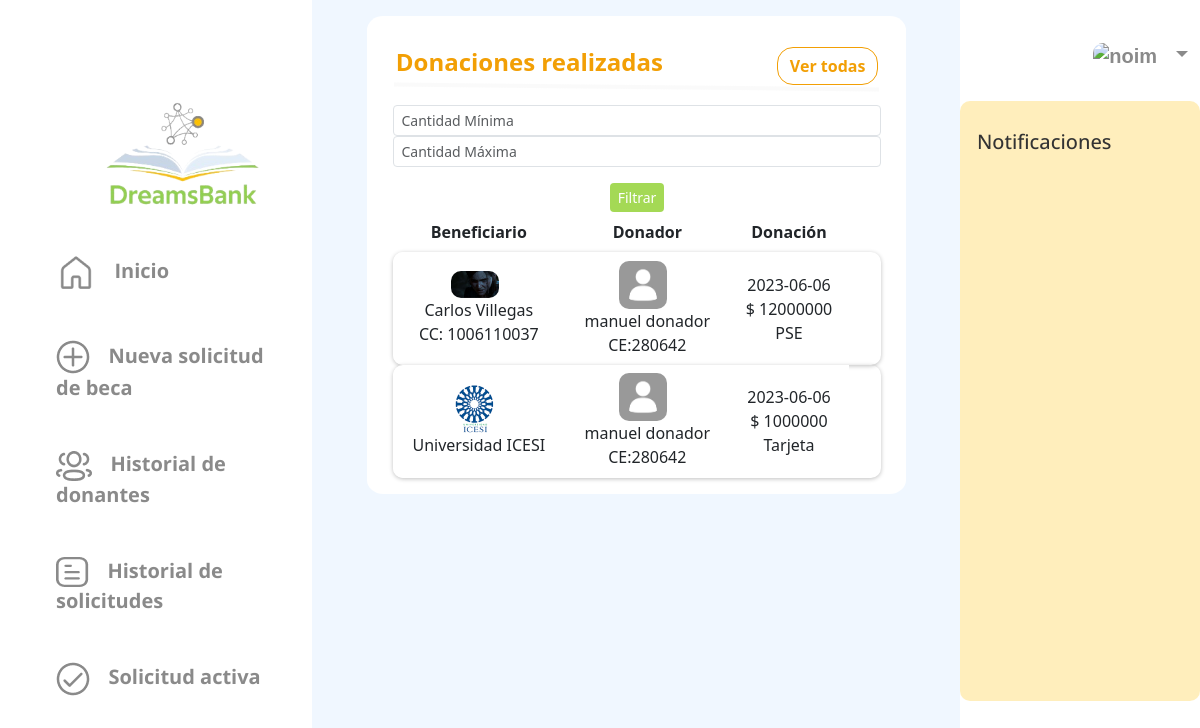
The page /scholarships/donations/ on the database its author committed.
### scholarships/models.py (models this page shows, shortened)
class Transaction(models.Model):
    date_transaction = models.DateTimeField(auto_now_add=True)
    amount = models.IntegerField()
    payment = models.CharField(max_length=120)
    optionspay = (('PSE','PSE'),
                              ('Cards','Card'),
                                   ('PayPal','PayPal'))
    type_pay = models.CharField(max_length=200,choices=optionspay,null=False)
    donor_user = models.ForeignKey(User, on_delete=models.CASCADE,null=True, blank=True, related_name="donator")
    scolarship_donation = models.ForeignKey(Scholarship, on_delete=models.CASCADE, null=True, blank=True, related_name='donations')
    institution_donation = models.ForeignKey(Institution, on_delete=models.CASCADE, null=True, blank=True, related_name='donations')

class Scholarship(models.Model):
    stratum = models.CharField(max_length=2,null=False)
    photocopy_id = models.FileField(upload_to="files/",null=False, blank=False)
    motivational_letter = models.TextField(max_length=2000,null=False)
    certificate = models.FileField(upload_to="files/",null=False, blank=False)
    value_period = models.IntegerField(null=False)
    icfes_score = models.IntegerField(null=False)
    period_current = models.IntegerField(null=False)
    program_adm = models.CharField(max_length=40,null=False)
    optionsapplication = (('NI','Nuevo Ingreso'),
              ('A','Antiguo'))
    application_type = models.CharField(max_length=40,choices=optionsapplication,null=False)
    optionsstate = (('P','Pendiente'),
                     ('A','Aceptada'),
                     ('R','Rechazada'))
    state = models.CharField(max_length=30,choices=optionsstate,null=False)
    total_periods = models.IntegerField(null=False)
    optionsactive = (('AC','Activo'),
                     ('IN','Inactivo'))
    active = models.CharField(max_length=20,choices=optionsactive,default='Activo',null=False)
    date_application = models.DateTimeField(auto_now_add=True)
    id_user = models.ForeignKey(Beneficiary,null=False,blank=False,on_delete=models.CASCADE)
    institution = models.ForeignKey(Institution,null=False,blank=False, on_delete=models.CASCADE)

### users/models.py (models this page shows, shortened)
class User(AbstractBaseUser, PermissionsMixin):
    username=None
    BENEFICIARY=1
    NATURALDONOR=2
    LEGALDONOR=3
    INSTITUTION=4
    ADMIN=5
    ROLE_CHOICE=(
          (BENEFICIARY, 'Beneficiario'),
          (NATURALDONOR,'Donante natural'),
          (LEGALDONOR,'Donante juridico'),
          (INSTITUTION,'Institución'),
          (ADMIN,'Admin'),
    )
    TI=1
    CC=2
    CE=3
    NIT=4
    IDTYPE_CHOICE= ((TI,'Tarjeta de Identidad'),
                (CC,'Cédula de Ciudadanía'),
                ( CE,'Cédula extranjera'),
                (NIT,'NIT'))
    email = models.EmailField(_("email address"), unique=True)
    name=models.CharField(max_length=100,null=False)
    profilePicture= models.ImageField(upload_to="users",null=True, blank=True)
    idType = models.PositiveSmallIntegerField(choices=IDTYPE_CHOICE,null=False)
    numID = models.CharField(max_length=10,null=False)
    role=models.PositiveSmallIntegerField(choices=ROLE_CHOICE,null=False)
    date_joined = models.DateTimeField(auto_now_add=True)
    last_login= models.DateTimeField(auto_now_add=True)
    created_date = models.DateTimeField(auto_now_add=True)
    modified_date = models.DateTimeField(auto_now_add=True)
    contact = models.CharField(max_length=15)
    notifications = models.ManyToManyField(Notification)
    is_staff = models.BooleanField(default=False)
    is_active = models.BooleanField(default=True)
    is_admin = models.BooleanField(default=False)
    is_superadmin = models.BooleanField(default=False)
    is_superuser = models.BooleanField(default=False)
    date_joined = models.DateTimeField(default=timezone.now)
    USERNAME_FIELD = "email"
    REQUIRED_FIELDS = ['name', 'idType', 'numID', 'role']
    objects = UserManager()

### scholarships/views.py (the view)
# urls.py: path('donations/', DonationsListView.as_view(), name='donationslist'),
class DonationsListView(TemplateView):
    template_name = 'donationsList.html'
    def get_context_data(self, **kwargs):
        context = super().get_context_data(**kwargs)
        min_amount = self.request.GET.get('min_amount')
        max_amount = self.request.GET.get('max_amount')
        transactions = Transaction.objects.all()
        if min_amount is not None:
            transactions = transactions.filter(amount__gte=min_amount)
        if max_amount is not None:
            transactions = transactions.filter(amount__lte=max_amount)
        context['transactions'] = transactions
        return context

### scholarships/templates/donationsList.html (shortened to what this page needs)
{% extends 'base.html' %} {% load static %}
  {% block content %}
  <link href="https://cdn.jsdelivr.net/npm/bootstrap@5.3.0-alpha3/dist/css/bootstrap.min.css" rel="stylesheet"
 />
  <link rel="stylesheet" href="https://cdnjs.cloudflare.com/ajax/libs/font-awesome/5.15.3/css/all.min.css">
  <link href="{% static '/lookbeneficiaries.css' %}" rel="stylesheet" />
  <link href="{% static '/historyapplications.css' %}" rel="stylesheet"/>
  <link href="{% static 'newscholarship.css' %}" rel="stylesheet"/>
  <link href="{% static '_base_menu.css' %}" rel="stylesheet" />
</head>
<body>
  <div class="container-fluid">
    <div class="row " style="background-color: white; margin-top:1rem; border-radius: 3%; margin-left: 0.2%;">
      <div class="col-lg-8 d-flex">
        <h4 style="color: #F29F05; font-weight: bolder; margin-top: 2rem; margin-left: 5%;">Donaciones realizadas</h4>
      </div>
      <div class="col-lg-4 align-self-end d-flex justify-content-end" >
        <button class="btn itemall" type="button" aria-expanded="false">
          <a class="text-center itemn " href="{% url 'scholarships:donationslist' %}"> Ver todas </a>
        </button>
      </div>
      <hr style="border: 2px solid #ECECEC;
      transform: matrix(1, 0.01, 0, 1, 0, 0); width: 90%; margin-left: 5%;">
<form action="{% url 'scholarships:donationslist' %}" method="GET" class="form-inline" style="margin-left: 2.5%; width: 95%;">
  <div class="form-group">
    <input type="number" id="min_amount" name="min_amount" class="form-control form-control-sm mr-2" placeholder="Cantidad Mínima">
  </div>
  <div class="form-group">
    <input type="number" id="max_amount" name="max_amount" class="form-control form-control-sm mr-2" placeholder="Cantidad Máxima">
  </div>
  <button type="submit" class="btn btn-primary btn-sm" style="background-color: #A4D955; border: #A4D955; margin-top: 1rem; margin-left: 44.5%;">Filtrar</button>
</form>
      <div class="table-responsive" style="width: 95%; margin-left: 2.5%;" >
        <table class="table" style="border: transparent;">
          <thead>
            <tr>
              <th class="text-center">Beneficiario</th>
                    <th class="text-center">Donador</th>
                    <th class="text-center">Donación</th>
              <th style="width: 2rem"></th>
            </tr>
          </thead>
          <tbody>
            {% if transactions %}
            {% for x in transactions %}
            <tr class="mt-4 align-middle text-center" style="height: 7rem; box-shadow:0px 1px 4px rgba(0, 0, 0, 0.25); border-radius: 10px;" >
              <td class="align-middle" style="border-top-left-radius: 10px; border-bottom-left-radius: 10px;">
                {% if x.scolarship_donation.id_user.name and  x.scolarship_donation.id_user.profilePicture != "" %}
                <img src="/media/{{ x.scolarship_donation.id_user.profilePicture }}" class="img-fluid" alt="noimage"
                  style="max-width: 3rem; max-height: 3rem; border-radius: 10px; margin-right: 0.5rem;">
                {% elif x.institution_donation.name and x.institution_donation.profilePicture  %}
                <img src="/media/{{ x.institution_donation.profilePicture }}" class="img-fluid" alt="noimage"
                  style="max-width: 3rem; max-height: 3rem; border-radius: 10px; margin-right: 0.5rem;">
                {% else %}
                <img src="/media/users/profile_default.png" class="img-fluid" alt="noimage"
                  style="max-width: 3rem; max-height: 3rem; border-radius: 10px; margin-right: 0.5rem;">
                {% endif %}
                {% if x.scolarship_donation.id_user.name %}
                <div class="col-12 text-center" >{{ x.scolarship_donation.id_user.name }}</div>
                <div class="col-12 text-center"> {% if x.scolarship_donation.id_user.idType == 1 %}TI {% elif x.scolarship_donation.id_user.idType == 2 %}CC{% elif x.scolarship_donation.id_user.idType == 3 %}CE{% elif x.scolarship_donation.id_user.idType == 4 %}NIT{% endif %}: {{ x.scolarship_donation.id_user.numID }}</div>
                {% else %}
                <div class="col-12 text-center" >{{ x.institution_donation.name }}</div>
                {% endif %}
              </td>
              <td>
                {% if x.donor_user.profilePicture != "" %}
                <img src="/media/{{ x.donor_user.profilePicture }}" class="img-fluid" alt="noimage"
                  style="max-width: 3rem; max-height: 3rem; border-radius: 10px; margin-right: 0.5rem;">
                {% else %}
                <img src="/media/users/profile_default.png" class="img-fluid" alt="noimage"
                  style="max-width: 3rem; max-height: 3rem; border-radius: 10px; margin-right: 0.5rem;">
                  {% endif %}
                  <div class="col-12 text-center">{{ x.donor_user.name }}</div>
                  <div class="col-12 text-center"> {% if x.donor_user.idType == 1 %}TI {% elif x.donor_user.idType == 2 %}CC{% elif x.donor_user.idType == 3 %}CE{% elif x.donor_user.idType == 4 %}NIT{% endif %}:{{ x.donor_user.numID }} </div>
                </div>
              <td>
                <div class="col-12 text-center">{{ x.date_transaction|date:"Y-m-d" }}</div>
                  <div class="col-12 text-center" >$ {{ x.amount }}</div>
                  <div class="col-12 text-center">{% if x.type_pay == "PSE" %} PSE
                    {% elif x.type_pay == "Cards" %} Tarjeta
                    {% elif x.type_pay == "PayPal" %} Paypal
                    {% else %} {{ x.type_pay }}
                    {% endif %}</div>
              </td>
            {% endfor %}
            {% endif %}
      </div>
    </div>
  </div>
  {% endblock %}

### static/css/_base_menu.css (style rules this page uses)
body { background-color: #F0F7FF; }

### static/css/newscholarship.css (style rules this page uses)
body { background-color: #f0f7ff; }

### scholarships/templates/donationsList.html (style rules this page uses)
.itemall { background-color: white; border: 1px solid #F29F05; border-radius: 1rem; margin-right: 10%; }
.itemn { color: #F29F05; font-weight: 600; text-decoration: none; }

### rows shown on the page
Transaction: scolarship_donation.id_user.profilePicture (picture), scolarship_donation.id_user.name "Carlos Villegas", shows "CC", scolarship_donation.id_user.numID "1006110037", donor_user.profilePicture (placeholder picture), donor_user.name "manuel donador", shows "CE", donor_user.numID "280642", date_transaction "2023-06-06", amount "12000000", type_pay "PSE"
Transaction: institution_donation.profilePicture (picture), institution_donation.name "Universidad ICESI", donor_user.profilePicture (placeholder picture), donor_user.name "manuel donador", donor_user.numID "280642", date_transaction "2023-06-06", amount "1000000", type_pay "Tarjeta"
